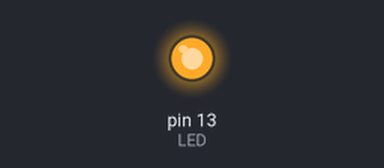
This sketch was run on a simulated Arduino Uno, built with avr-gcc and run on an emulated ATmega328P. On the bench: output pins drawn as LEDs (lit = HIGH). What the sketch prints to the serial monitor is not drawn.

Above: at 0.7 s.
At 5.2 s:
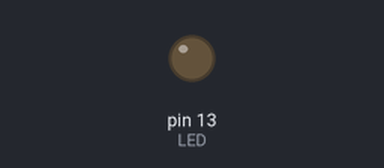
Timing chart, 0 to 6.9 s (numbered marks = the images above):
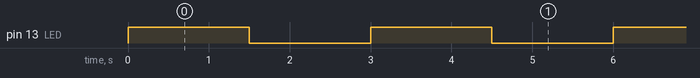

The sketch:

ex02.ino
```cpp
#define LED 13

bool LED1 = false;
bool LED2 = false;
bool LED3 = false;

void setup(void)
{
  // Inicializa o Serial Console
  Serial.begin(9600);
  while (!Serial)
    ;

  // Configura os GPIOs
  pinMode(LED, OUTPUT);
  digitalWrite(LED, LED1);
}

void loop(void)
{
  // Toogle LED1
  LED1 = !LED1;
  digitalWrite(LED, LED1);
  Serial.print(LED1);
  delay(500);

  // Toogle LED2
  LED2 = !LED2;
  Serial.print(LED2);
  delay(500);

  // Toogle LED3
  LED3 = !LED3;
  Serial.println(LED3);
  delay(500);
}
```

Measured:
- by itself, pin 13 (LED): alternates HIGH for 1.5 s and LOW for 1.5 s
